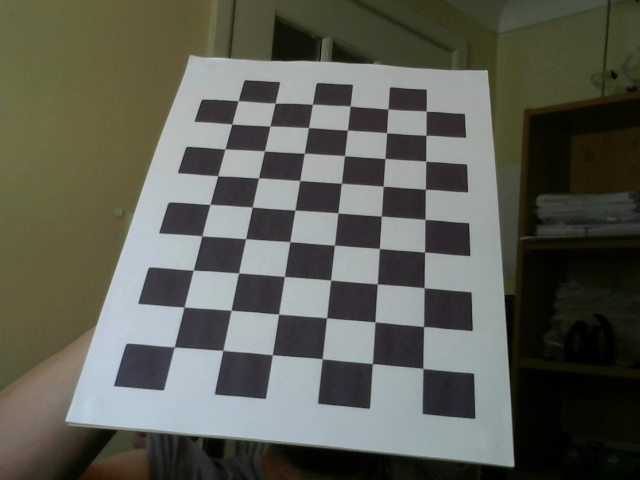
#> input picture cameracalibrationandposeestimation_sample.jpg, 640 x 480 px, given in place of the camera
$ python picture_demo.py
#> lines starting #> are read from the running program, lines starting #| are printed output that depends on the picture; after the words box and inside, x2 and y2 are one past the last pixel; in counts of white or black regions, pixels touching at a corner belong together; pictures that were not available may be replaced by others from this repository, and a replacement may not be noted
#!/usr/bin/env python3

import collections
import colorsys
import cv2
import itertools
import math
import numpy
import random
import scipy.optimize
import scipy.spatial
import shapely.geometry.polygon
import skimage.measure
import skimage.transform
import sklearn.base
import sklearn.linear_model
import sys
import traceback


WINNAME = 'Chess Transcription'


Projection = collections.namedtuple('Projection', ['cameraIntrinsics', 'pose'])
CameraIntrinsics = collections.namedtuple('CameraIntrinsics', ['cameraMatrix', 'distCoeffs'])
Pose = collections.namedtuple('Pose', ['rvec', 'tvec'])


def grouper(iterable, n):
	args = [iter(iterable)] * n
	return list(zip(*args))

color_global = None

def main():

	cv2.namedWindow(WINNAME)

	cap = cv2.VideoCapture(0)
	ret, alden = cap.read()
#> alden is the input picture: shape (480, 640, 3); mean B, G, R 84.6, 93.6, 92.6
	cv2.imshow(WINNAME, alden)
	key = cv2.waitKey(0)
#> (key Esc is pressed here)

	#webcam = cv2.VideoCapture('/usr/local/src/CVChess/data/videos/1.mov')
	webcam = cv2.VideoCapture('idaho.webm')
	if not webcam.isOpened():
		raise RuntimeError('Failed to open camera')

	#webcam.set(cv2.CAP_PROP_POS_MSEC, 1000)
	webcam.set(cv2.CAP_PROP_POS_MSEC, 32000)
	#webcam.set(cv2.CAP_PROP_POS_MSEC, 90000)

	pattern_size = (7, 7)
	(retval, color2) = webcam.read()

	img2 = cv2.cvtColor(color2, cv2.COLOR_BGR2GRAY)
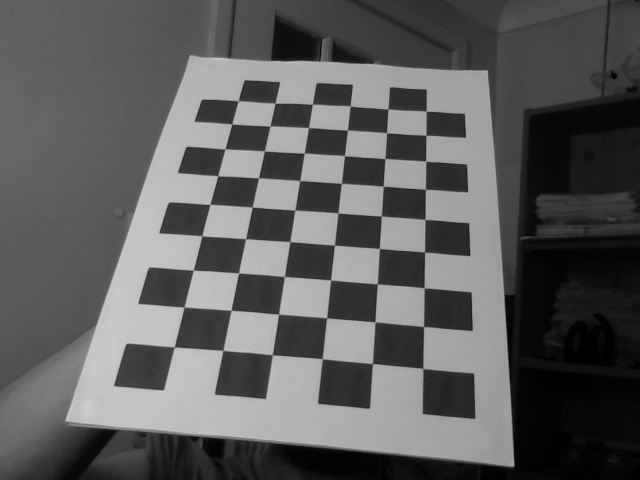
#> img2: shape (480, 640); min 0, max 205, mean 92.3
	#cv2.imshow(WINNAME, color2)
	#key = cv2.waitKey(0)
	global color_global
	color_global = numpy.copy(color2)

	#(retval, color1) = webcam.read()
	color1 = numpy.copy(color2)

	#cv2.imshow(WINNAME, img1)
	#key = cv2.waitKey(0)

	corners = find_chessboard_corners(color2)
	projection = get_projection(corners, color2.shape)

	pimg = numpy.copy(color2)
	homog = numpy.dot(projection.cameraIntrinsics.cameraMatrix, numpy.dot(numpy.concatenate([cv2.Rodrigues(projection.pose.rvec)[0][:,:2], projection.pose.tvec], axis=1), numpy.array([[8./640., 0., 0.], [0., 8./480., 0.], [0., 0., 1.]])))
	pose2 = numpy.dot(projection.cameraIntrinsics.cameraMatrix, numpy.concatenate([cv2.Rodrigues(projection.pose.rvec)[0], projection.pose.tvec], axis=1))
	print('rotation', pose2)
	print('project 0', numpy.dot(pose2, numpy.array([0., 0., 0., 1.]).reshape(4,1)))
	print('project 8', numpy.dot(pose2, numpy.array([8., 8., 0., 1.]).reshape(4,1)))


	warped = cv2.warpPerspective(alden, homog, (pimg.shape[1], pimg.shape[0]))
	flatmask = numpy.full(alden.shape, 255, dtype=numpy.uint8)
	warpedmask = cv2.warpPerspective(flatmask, homog, (color2.shape[1], color2.shape[0]))
	maskidx = (warpedmask!=0)
	# [6 lines of commented-out code are left out]


	chess_grid = numpy.array([[[float(x), float(y), 0.] for y in range(9) for x in range(9)]])
	project_grid_points_result, j = cv2.projectPoints(chess_grid, projection.pose.rvec, projection.pose.tvec, projection.cameraIntrinsics.cameraMatrix, projection.cameraIntrinsics.distCoeffs)
	project_grid_points = project_grid_points_result.reshape(9, 9, 2)

	pimg = numpy.copy(color2)
	square = numpy.int32([[
		project_grid_points[0][0],
		project_grid_points[-1][0],
		project_grid_points[-1][-1],
		project_grid_points[0][-1],
	]])
	cv2.fillPoly(pimg, square, (255, 255, 255))
	for y in range(8):
		for x in range(8):
			is_dark = bool((x + y) % 2)
			if not is_dark:
				continue
			square = numpy.int32([[
				project_grid_points[y][x],
				project_grid_points[y+1][x],
				project_grid_points[y+1][x+1],
				project_grid_points[y][x+1],
			]])
			cv2.fillPoly(pimg, square, (0, 0, 0))

	axis = numpy.float32([[0, 0, 0], [4,0,0], [0,4,0], [0,0,4]]).reshape(-1,3)
	imgpts, jac = cv2.projectPoints(axis, projection.pose.rvec, projection.pose.tvec, projection.cameraIntrinsics.cameraMatrix, projection.cameraIntrinsics.distCoeffs)
	for pt in imgpts[1:]:
		cv2.line(pimg, tuple(imgpts[0].ravel()), tuple(pt.ravel()), (0,255,0), 2)


	pimg[maskidx] = warped[maskidx]

	#cv2.imshow(WINNAME, pimg)
	#key = cv2.waitKey(0)
	#return


	square_size_mm = 57.15
	king_height = 95. / square_size_mm
	queen_height = 85. / square_size_mm
	bishop_height = 70. / square_size_mm
	knight_height = 60. / square_size_mm
	rook_height = 55. / square_size_mm
	pawn_height = 50. / square_size_mm

	pieces_coord = numpy.array([[0.5, float(y) + 0.5, float(z)] for y in range(0, 8) for z in [0., queen_height]])
	project_grid_points_result, j = cv2.projectPoints(pieces_coord, projection.pose.rvec, projection.pose.tvec, projection.cameraIntrinsics.cameraMatrix, projection.cameraIntrinsics.distCoeffs)
	project_grid_points = project_grid_points_result.reshape(8, 2, 2)

	for pidx in range(8):
		base = project_grid_points[pidx][0]
		top = project_grid_points[pidx][1]
		cv2.line(pimg, tuple(base.astype('int32')), tuple(top.astype('int32')), (255,192,192), 15)

	pieces_coord = numpy.array([[1.5, float(y) + 0.5, float(z)] for y in range(0, 8) for z in [0., pawn_height]])
	project_grid_points_result, j = cv2.projectPoints(pieces_coord, projection.pose.rvec, projection.pose.tvec, projection.cameraIntrinsics.cameraMatrix, projection.cameraIntrinsics.distCoeffs)
	project_grid_points = project_grid_points_result.reshape(8, 2, 2)

	for pidx in range(8):
		base = project_grid_points[pidx][0]
		top = project_grid_points[pidx][1]
		cv2.line(pimg, tuple(base.astype('int32')), tuple(top.astype('int32')), (255,192,192), 15)


	pieces_coord = numpy.array([[7.5, float(y) + 0.5, float(z)] for y in range(0, 8) for z in [0., queen_height]])
	project_grid_points_result, j = cv2.projectPoints(pieces_coord, projection.pose.rvec, projection.pose.tvec, projection.cameraIntrinsics.cameraMatrix, projection.cameraIntrinsics.distCoeffs)
	project_grid_points = project_grid_points_result.reshape(8, 2, 2)

	for pidx in range(8):
		base = project_grid_points[pidx][0]
		top = project_grid_points[pidx][1]
		cv2.line(pimg, tuple(base.astype('int32')), tuple(top.astype('int32')), (128,0,0), 15)

	pieces_coord = numpy.array([[6.5, float(y) + 0.5, float(z)] for y in range(0, 8) for z in [0., pawn_height]])
	project_grid_points_result, j = cv2.projectPoints(pieces_coord, projection.pose.rvec, projection.pose.tvec, projection.cameraIntrinsics.cameraMatrix, projection.cameraIntrinsics.distCoeffs)
	project_grid_points = project_grid_points_result.reshape(8, 2, 2)

	for pidx in range(8):
		base = project_grid_points[pidx][0]
		top = project_grid_points[pidx][1]
		cv2.line(pimg, tuple(base.astype('int32')), tuple(top.astype('int32')), (128,0,0), 15)


	cv2.imshow(WINNAME, pimg)
	key = cv2.waitKey(0)


def find_chessboard_corners(image):
	color1 = numpy.copy(image)
	color2 = numpy.copy(image)

	img1 = cv2.cvtColor(color1, cv2.COLOR_BGR2GRAY)

	#ret,thresh = cv2.threshold(img1,127,255,0)
	contours = []
	is_light_contours = []
	# Start off with the largest reasonable block size, which should be near the smallest
	# possible dimension that four chessboard squares could have. That way, at the edge
	# of the board, the block size could still encompass the two nearest ranks or files.
	# This loop starts with a block size of 31, meaning that each square is expected to be
	# at least 8 pixels high.
	for block_size in (2**exp - 1 for exp in itertools.count(5)):
		if block_size * 2 >= min(img1.shape[0:2]):
			break
		thresh = cv2.adaptiveThreshold(img1,255,cv2.ADAPTIVE_THRESH_GAUSSIAN_C,cv2.THRESH_BINARY,block_size,0)
		#cv2.imshow(WINNAME, thresh)
		#key = cv2.waitKey(0)

		for dilation in [4, 1]:

			kernel = cv2.getStructuringElement(cv2.MORPH_RECT,(dilation, dilation))

			# For finding dark squares
			dilated = cv2.dilate(thresh, kernel)

			# For finding light squares
			eroded = cv2.erode(thresh, kernel)

			# Draw a rectangle around the outer edge,
			# so that clipped corners have a chance of being recognized.
			cv2.rectangle(dilated, (0, 0), (dilated.shape[1]-1, dilated.shape[0]-1), 255)
			cv2.rectangle(eroded, (0, 0), (eroded.shape[1]-1, eroded.shape[0]-1), 0)

			# [4 lines of commented-out code are left out]

			contoursd, hierarchy = cv2.findContours(dilated,cv2.RETR_LIST,cv2.CHAIN_APPROX_SIMPLE)
			contourse, hierarchy = cv2.findContours(eroded,cv2.RETR_LIST,cv2.CHAIN_APPROX_SIMPLE)

			contoursd_rev = [numpy.array(list(reversed(contour))) for contour in contoursd]

			filtered_contoursd = filter_quads(contoursd_rev)
			filtered_contourse = filter_quads(contourse)

			kernel_hull = get_dilated_kernel_hull(kernel)
			dilated_contoursd = dilate_contours(filtered_contoursd, kernel_hull)
			dilated_contourse = dilate_contours(filtered_contourse, kernel_hull)

			contours.extend(dilated_contoursd)
			is_light_contours.extend(False for _ in dilated_contoursd)
			contours.extend(dilated_contourse)
			is_light_contours.extend(True for _ in dilated_contourse)
#> this loop made 4 passes
#> pass 1, in find_chessboard_corners, `thresh = cv2.adaptiveThreshold(img1,255,cv2.ADAPTIVE_THRESH_GAUSSIAN_C..`:
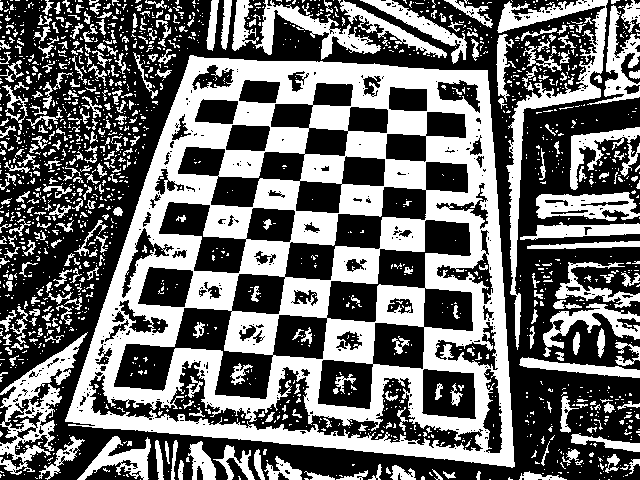
#> thresh: shape (480, 640); 42.4% white; 1760 white regions (1425 under 20 px), largest, box (x1, y1, x2, y2) and area: (65, 55, 515, 468) 76625, (497, 0, 608, 350) 5191, (0, 332, 88, 475) 3606
#> pass 2, in find_chessboard_corners, `thresh = cv2.adaptiveThreshold(img1,255,cv2.ADAPTIVE_THRESH_GAUSSIAN_C..`:
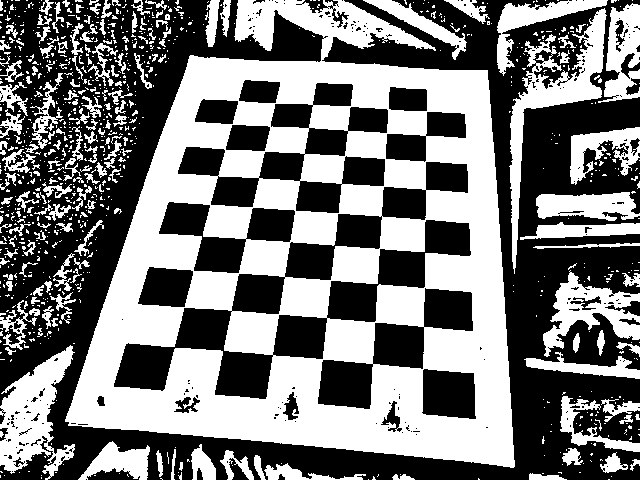
#> thresh: shape (480, 640); 47.6% white; 933 white regions (753 under 20 px), largest, box (x1, y1, x2, y2) and area: (65, 0, 515, 468) 99448, (509, 8, 607, 274) 5198, (0, 345, 75, 480) 4880
#> pass 3, in find_chessboard_corners, `thresh = cv2.adaptiveThreshold(img1,255,cv2.ADAPTIVE_THRESH_GAUSSIAN_C..`:
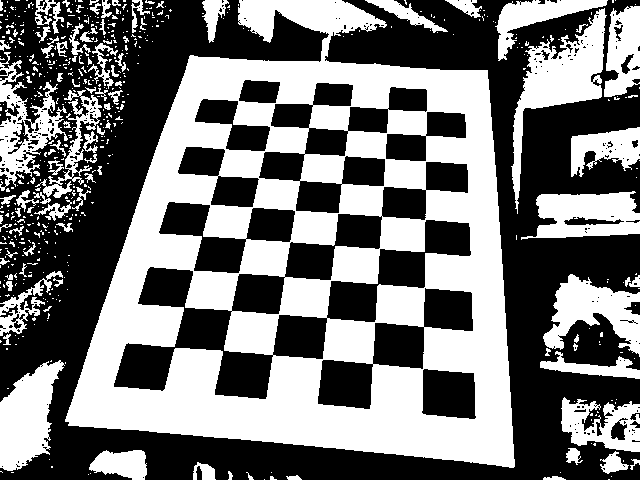
#> thresh: shape (480, 640); 46.6% white; 564 white regions (466 under 20 px), largest, box (x1, y1, x2, y2) and area: (65, 0, 515, 468) 99046, (511, 8, 607, 214) 5682, (0, 360, 65, 471) 4350
#> after the loop:
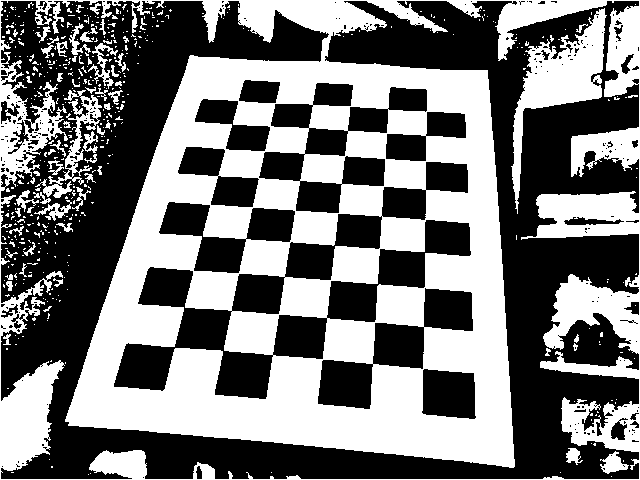
#> dilated: shape (480, 640); 47% white; 494 white regions (431 under 20 px), largest, box (x1, y1, x2, y2) and area: (0, 0, 640, 480) 131562, (511, 8, 607, 214) 5682, (35, 90, 102, 198) 1455
#> after the loop, contours = 357 items; is_light_contours = 357 items, first 6: False, False, False, False, False, False
#> (the rest of the program and of its run is left out)
